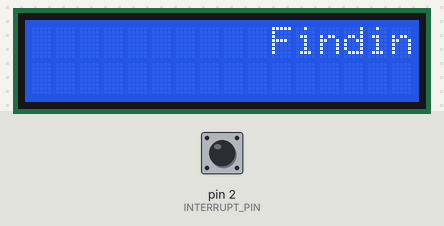
The sketch below on a simulated Arduino Uno, built with avr-gcc and run on an emulated ATmega328P. On the bench: 16×2 character LCD. The inputs (shaded band) are chosen by the test bench; at power-on: pin 2 (INTERRUPT_PIN) HIGH.

Above: at 1.2 s.
1.3 s: pin 2 (INTERRUPT_PIN) pulled LOW for 0.15 s
At 1.7 s:
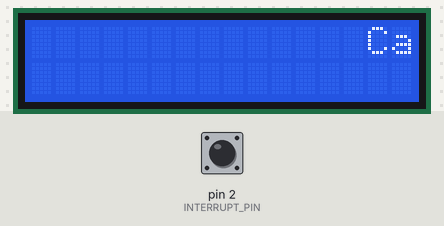
2.0 s: pin 2 (INTERRUPT_PIN) pulled LOW for 1 s
At 3.21 s:
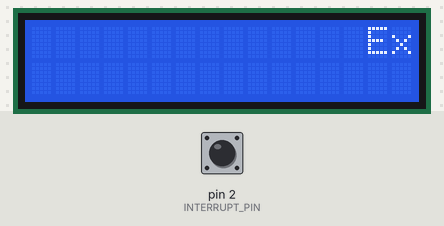
3.6 s: pin 2 (INTERRUPT_PIN) pulled LOW for 0.15 s
At 3.97 s:
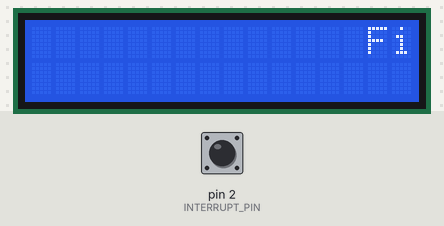
4.3 s: pin 2 (INTERRUPT_PIN) pulled LOW for 3.2 s
At 7.77 s:
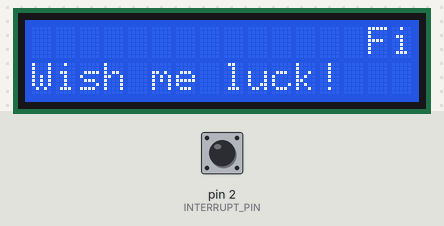
8.1 s: pin 2 (INTERRUPT_PIN) pulled LOW for 0.15 s
At 8.54 s:
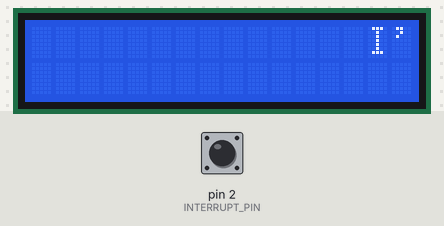
Timing chart, 0 to 9.8 s (numbered marks = the images above; inputs shaded):
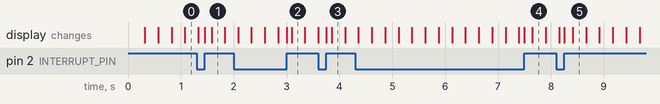

The sketch:

LCD_Display.ino
```cpp
/*
 This code prints a line on the LCD screen and automatically
 scrolls the whole line to the left.

 The circuit:
 * LCD RS pin to digital pin 12
 * LCD Enable pin to digital pin 11
 * LCD D4 pin to digital pin 5
 * LCD D5 pin to digital pin 4
 * LCD D6 pin to digital pin 3
 * LCD D7 pin to digital pin 2
 * LCD R/W pin to ground
 * 10K resistor:
 * ends to +5V and ground
 * wiper to LCD VO pin (pin 3)

 Author: Trung-Nghia Huynh
 Created: 12/ 06/ 2015
 Last Modified: 12/ 06/ 2015

 */

// include the library code:
#include <LiquidCrystal.h>

// initialize the library with the numbers of the interface pins
LiquidCrystal lcd(12, 11, 10, 9, 8, 7);

#define STD_DELAY 250
#define LCD_W 16
#define LCD_H 2
#define INTERRUPT_PIN 2

String line0 = "Finding the candle";
String line1 = "Candle found";
String line2 = "Extinguishing the candle";
String line3 = "Fire has been put out";
String line4 = "Finding my way back home. Wish me luck!";
String line5 = "I'm beeeeccckkkk!!!";
int lineIndex = 0;
int line = 0;

void setup() {
  lcd.begin(LCD_W, LCD_H);
  lcd.setCursor(0, 0);
  pinMode(INTERRUPT_PIN, INPUT_PULLUP);
  attachInterrupt(digitalPinToInterrupt(INTERRUPT_PIN), switchLine, RISING);
}

void loop() {
  lcd.setCursor(15, 0);
  lineIndex = line % 6;
  switch (lineIndex) {
    case 0:
      lcd.print(line0);
      break;
    case 1:
      lcd.print(line1);
      break;
    case 2:
      lcd.print(line2);
      break;
    case 3:
      lcd.print(line3);
      break;
    case 4:
      lcd.print(line4);
      break;
    case 5:
      lcd.print(line5);
      break;
  }
  lcd.scrollDisplayLeft();
  delay(STD_DELAY);
}

void switchLine()
{
  lcd.clear();
  line++;
}
```

Measured:
- after the input at 1.3 s, the display: first differs from a run without the input after 0.15 s (image 1 shows a later state)
- after the input at 2.0 s, the display: first differs from a run without the input after 1.0 s (image 2 shows a later state)
- after the input at 3.6 s, the display: first differs from a run without the input after 0.15 s (image 3 shows a later state)
- after the input at 4.3 s, the display: first differs from a run without the input after 3.2 s (image 4 shows a later state)
- after the input at 8.1 s, the display: first differs from a run without the input after 0.15 s (image 5 shows a later state)
